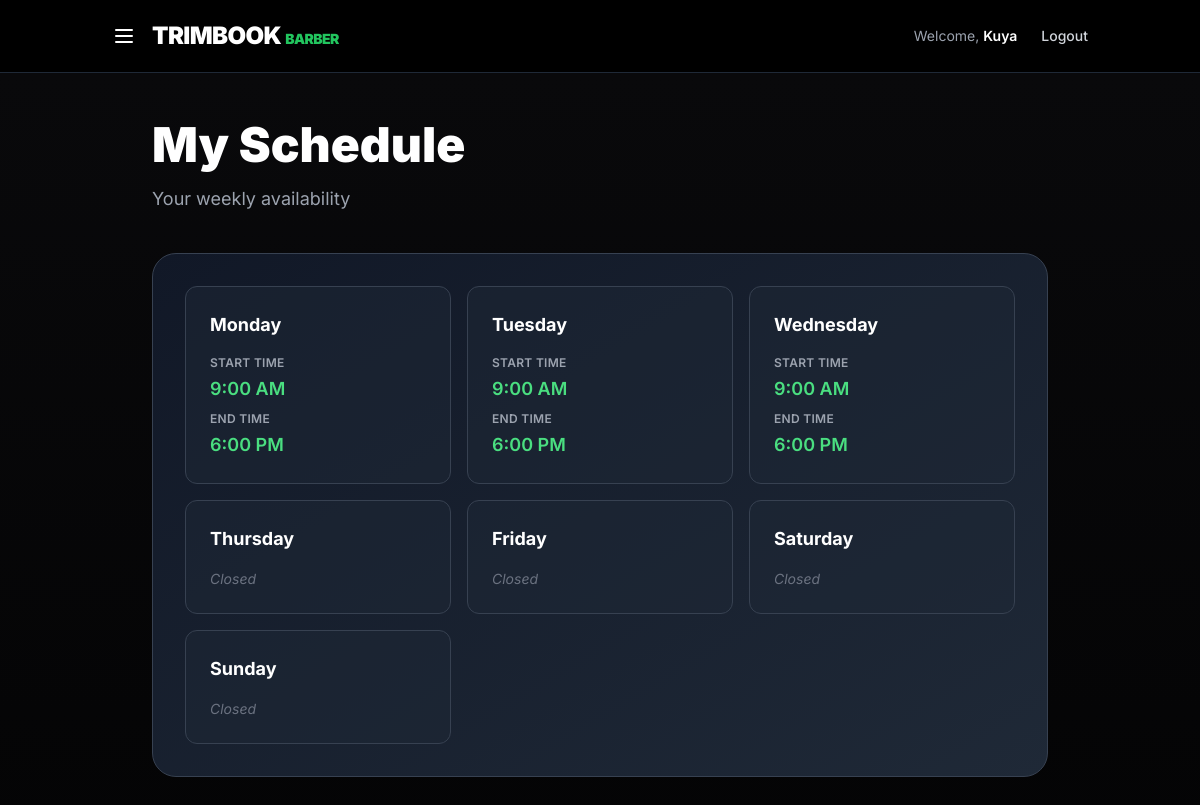
Screenshot of /dashboards/barber_schedpage.php (signed in) with the database file from the repository.
### tables this page shows
CREATE TABLE `schedules` (
  `schedule_id` int(11) NOT NULL,
  `barber_id` int(11) NOT NULL,
  `day_of_week` enum('Monday','Tuesday','Wednesday','Thursday','Friday','Saturday','Sunday') DEFAULT NULL,
  `start_time` time DEFAULT NULL,
  `end_time` time DEFAULT NULL
);

### dashboards/barber_schedpage.php (the view, shortened to what this page needs)
<?php
$barber_id = $_SESSION['barber_id'] ?? null;
$first_name = $_SESSION['first_name'] ?? 'Barber';
require_once '../includes/dbconfig.php';
$scheduleQuery = "
    SELECT * FROM schedules
    WHERE barber_id = ?
    ORDER BY FIELD(day_of_week, 'Monday', 'Tuesday', 'Wednesday', 'Thursday', 'Friday', 'Saturday', 'Sunday')
";
$stmt = $conn->prepare($scheduleQuery);
$stmt->bind_param("i", $barber_id);
$stmt->execute();
$scheduleResult = $stmt->get_result();
$currentSchedule = [];
while ($row = $scheduleResult->fetch_assoc()) {
    $currentSchedule[$row['day_of_week']] = $row;
}
$days = ['Monday', 'Tuesday', 'Wednesday', 'Thursday', 'Friday', 'Saturday', 'Sunday'];
?>
<!DOCTYPE html>
<html lang="en">
<head>
  <script src="https://cdn.tailwindcss.com"></script>
</head>
<body class="bg-black text-white antialiased">
  <header class="bg-black/80 backdrop-blur-lg border-b border-gray-800">
    <nav class="container mx-auto flex justify-between items-center py-5 px-6">
      <div class="flex items-center space-x-4">
        <button onclick="toggleSidebar()" class="text-white hover:text-purple-400 transition">
          <svg class="w-6 h-6" fill="none" stroke="currentColor" viewBox="0 0 24 24">
            <path stroke-linecap="round" stroke-linejoin="round" stroke-width="2" d="M4 6h16M4 12h16M4 18h16"></path>
          </svg>
        </button>
        <a href="../dashboards/barber_dashboard.php" class="text-2xl font-black tracking-tight">TRIMBOOK <span class="text-green-500 text-sm">BARBER</span></a>
      </div>
      <div class="flex items-center space-x-6">
        <span class="text-gray-400 text-sm hidden md:block">Welcome, <span class="text-white font-semibold"><?= htmlspecialchars($first_name) ?></span></span>
        <a href="../auth/logout.php" class="text-sm font-medium text-gray-300 hover:text-white transition hidden md:block">Logout</a>
      </div>
    </nav>
  </header>
  <main class="min-h-screen bg-gradient-to-b from-zinc-950 to-black py-12 px-6">
    <div class="container mx-auto max-w-4xl">
      <div class="mb-10">
        <h1 class="text-4xl md:text-5xl font-black mb-4">My Schedule</h1>
        <p class="text-gray-400 text-lg">Your weekly availability</p>
      </div>
      <div class="bg-gradient-to-br from-gray-900 to-gray-800 border border-gray-700 rounded-3xl p-8">
        <div class="grid grid-cols-1 md:grid-cols-2 lg:grid-cols-3 gap-4">
          <?php foreach ($days as $day): ?>
            <?php $schedule = $currentSchedule[$day] ?? null; ?>
            <div class="bg-gray-800/50 rounded-xl p-6 border border-gray-700">
              <h4 class="font-bold text-white mb-4 text-lg"><?= $day ?></h4>
              <?php if ($schedule && $schedule['start_time']): ?>
                <div class="space-y-2">
                  <div>
                    <p class="text-gray-400 text-xs uppercase tracking-wide font-semibold mb-1">Start Time</p>
                    <p class="text-green-400 text-lg font-semibold"><?= (new DateTime($schedule['start_time']))->format('g:i A') ?></p>
                  </div>
                  <div>
                    <p class="text-gray-400 text-xs uppercase tracking-wide font-semibold mb-1">End Time</p>
                    <p class="text-green-400 text-lg font-semibold"><?= (new DateTime($schedule['end_time']))->format('g:i A') ?></p>
                  </div>
                </div>
              <?php else: ?>
                <p class="text-gray-500 text-sm italic">Closed</p>
              <?php endif; ?>
            </div>
          <?php endforeach; ?>
        </div>
      </div>
    </div>
  </main>
</body>
</html>

### dashboards/barber_schedpage.php (style rules this page uses)
body { font-family: 'Inter', sans-serif; }

### rows the page displays
schedules: day "Monday", start_time "9:00 AM", end_time "6:00 PM"
schedules: day "Tuesday", start_time "9:00 AM", end_time "6:00 PM"
schedules: day "Wednesday", start_time "9:00 AM", end_time "6:00 PM"

### other values shown
$first_name "Kuya"
$day "Thursday"
$day "Friday"
$day "Saturday"
$day "Sunday"
